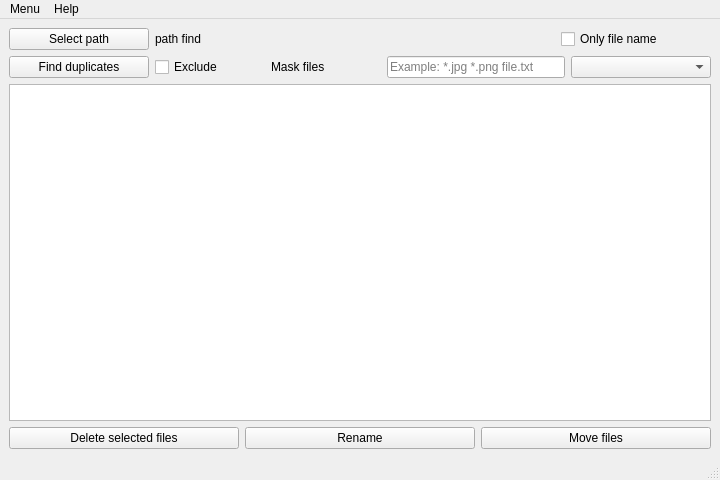
<?xml version="1.0" encoding="UTF-8"?>
<ui version="4.0">
 <class>MainWindow</class>
 <widget class="QMainWindow" name="MainWindow">
  <property name="geometry">
   <rect>
    <x>0</x>
    <y>0</y>
    <width>720</width>
    <height>480</height>
   </rect>
  </property>
  <property name="windowTitle">
   <string>MainWindow</string>
  </property>
  <widget class="QWidget" name="centralwidget">
   <layout class="QGridLayout" name="gridLayout">
    <item row="0" column="0">
     <layout class="QHBoxLayout" name="horizontalLayout">
      <item>
       <widget class="QPushButton" name="pbOpenPath">
        <property name="minimumSize">
         <size>
          <width>140</width>
          <height>0</height>
         </size>
        </property>
        <property name="maximumSize">
         <size>
          <width>140</width>
          <height>16777215</height>
         </size>
        </property>
        <property name="toolTip">
         <string>Select path find</string>
        </property>
        <property name="toolTipDuration">
         <number>-1</number>
        </property>
        <property name="text">
         <string>Select path</string>
        </property>
        <property name="autoExclusive">
         <bool>false</bool>
        </property>
       </widget>
      </item>
      <item>
       <widget class="QLabel" name="label">
        <property name="text">
         <string>path find</string>
        </property>
       </widget>
      </item>
      <item>
       <widget class="QCheckBox" name="cbOnlyFiles">
        <property name="maximumSize">
         <size>
          <width>150</width>
          <height>16777215</height>
         </size>
        </property>
        <property name="toolTip">
         <string>No check hash files</string>
        </property>
        <property name="text">
         <string>Only file name</string>
        </property>
       </widget>
      </item>
     </layout>
    </item>
    <item row="1" column="0">
     <layout class="QHBoxLayout" name="horizontalLayout_2">
      <item>
       <widget class="QPushButton" name="pbStartFind">
        <property name="minimumSize">
         <size>
          <width>140</width>
          <height>0</height>
         </size>
        </property>
        <property name="maximumSize">
         <size>
          <width>140</width>
          <height>16777215</height>
         </size>
        </property>
        <property name="toolTip">
         <string>Start find</string>
        </property>
        <property name="text">
         <string>Find duplicates</string>
        </property>
       </widget>
      </item>
      <item>
       <widget class="QCheckBox" name="checkBoxExclude">
        <property name="minimumSize">
         <size>
          <width>110</width>
          <height>0</height>
         </size>
        </property>
        <property name="maximumSize">
         <size>
          <width>80</width>
          <height>16777215</height>
         </size>
        </property>
        <property name="toolTip">
         <string>Exclude mask</string>
        </property>
        <property name="text">
         <string>Exclude</string>
        </property>
       </widget>
      </item>
      <item>
       <widget class="QLabel" name="label_2">
        <property name="minimumSize">
         <size>
          <width>110</width>
          <height>0</height>
         </size>
        </property>
        <property name="maximumSize">
         <size>
          <width>80</width>
          <height>16777215</height>
         </size>
        </property>
        <property name="text">
         <string>Mask files</string>
        </property>
       </widget>
      </item>
      <item>
       <widget class="QLineEdit" name="lineEdit">
        <property name="toolTip">
         <string>Mask files, separated by space</string>
        </property>
        <property name="placeholderText">
         <string>Example: *.jpg *.png file.txt</string>
        </property>
        <property name="clearButtonEnabled">
         <bool>true</bool>
        </property>
       </widget>
      </item>
      <item>
       <widget class="QComboBox" name="comboBox">
        <property name="minimumSize">
         <size>
          <width>140</width>
          <height>0</height>
         </size>
        </property>
        <property name="maximumSize">
         <size>
          <width>140</width>
          <height>16777215</height>
         </size>
        </property>
        <property name="toolTip">
         <string>File types</string>
        </property>
       </widget>
      </item>
     </layout>
    </item>
    <item row="2" column="0">
     <widget class="QTableWidget" name="tableWidget"/>
    </item>
    <item row="3" column="0">
     <layout class="QHBoxLayout" name="horizontalLayout_3">
      <item>
       <widget class="QPushButton" name="pbDeleteFiles">
        <property name="minimumSize">
         <size>
          <width>0</width>
          <height>0</height>
         </size>
        </property>
        <property name="maximumSize">
         <size>
          <width>16777215</width>
          <height>16777215</height>
         </size>
        </property>
        <property name="toolTip">
         <string>Start delete checked files</string>
        </property>
        <property name="text">
         <string>Delete selected files</string>
        </property>
       </widget>
      </item>
      <item>
       <widget class="QPushButton" name="pbRenameFiles">
        <property name="text">
         <string>Rename</string>
        </property>
       </widget>
      </item>
      <item>
       <widget class="QPushButton" name="pbMoveFiles">
        <property name="text">
         <string>Move files</string>
        </property>
       </widget>
      </item>
     </layout>
    </item>
   </layout>
  </widget>
  <widget class="QMenuBar" name="menubar">
   <property name="geometry">
    <rect>
     <x>0</x>
     <y>0</y>
     <width>720</width>
     <height>30</height>
    </rect>
   </property>
   <widget class="QMenu" name="menuMenu">
    <property name="title">
     <string>Menu</string>
    </property>
    <widget class="QMenu" name="menuUser_colors_row">
     <property name="title">
      <string>User colors row</string>
     </property>
     <addaction name="actionSet_color_1"/>
     <addaction name="actionSet_color_2"/>
     <addaction name="actionSet_dels_color"/>
     <addaction name="actionDefaults_color"/>
    </widget>
    <widget class="QMenu" name="menuChange_language">
     <property name="title">
      <string>Change language</string>
     </property>
     <addaction name="actionRu"/>
     <addaction name="actionEn"/>
     <addaction name="actionIt"/>
    </widget>
    <addaction name="menuUser_colors_row"/>
    <addaction name="menuChange_language"/>
    <addaction name="actionSave_duplicate_list"/>
   </widget>
   <widget class="QMenu" name="menuHelp">
    <property name="title">
     <string>Help</string>
    </property>
    <addaction name="actionAbout_Qt"/>
    <addaction name="actionAbout_program"/>
    <addaction name="actionChangelog"/>
   </widget>
   <addaction name="menuMenu"/>
   <addaction name="menuHelp"/>
  </widget>
  <widget class="QStatusBar" name="statusbar"/>
  <action name="actionSet_color_1">
   <property name="text">
    <string>Set color 1</string>
   </property>
  </action>
  <action name="actionSet_color_2">
   <property name="text">
    <string>Set color 2</string>
   </property>
  </action>
  <action name="actionSet_dels_color">
   <property name="text">
    <string>Set dels color</string>
   </property>
  </action>
  <action name="actionSave_duplicate_list">
   <property name="text">
    <string>Save duplicate list</string>
   </property>
  </action>
  <action name="actionDefaults_color">
   <property name="text">
    <string>Defaults color</string>
   </property>
  </action>
  <action name="actionAbout_Qt">
   <property name="text">
    <string>About Qt</string>
   </property>
  </action>
  <action name="actionAbout_program">
   <property name="text">
    <string>About program</string>
   </property>
  </action>
  <action name="actionChangelog">
   <property name="text">
    <string>Changelog</string>
   </property>
  </action>
  <action name="actionRu">
   <property name="text">
    <string>Ru</string>
   </property>
  </action>
  <action name="actionEn">
   <property name="text">
    <string>En</string>
   </property>
  </action>
  <action name="actionIt">
   <property name="text">
    <string>It</string>
   </property>
  </action>
 </widget>
 <resources/>
 <connections/>
</ui>
